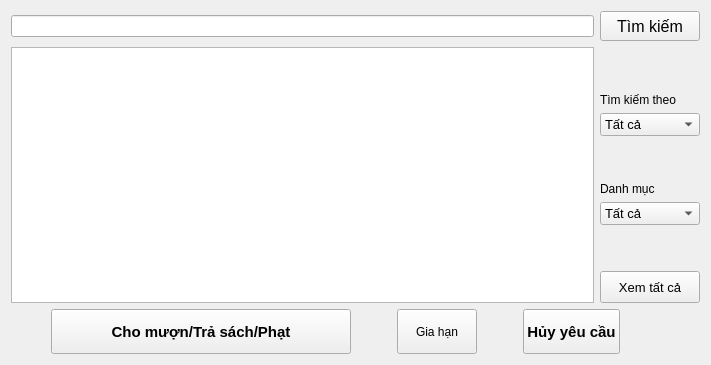
       <widget class="QWidget" name="tab_2">
        <attribute name="icon">
         <iconset resource="res.qrc">
          <normaloff>:/images/bookBorrow.png</normaloff>:/images/bookBorrow.png</iconset>
        </attribute>
        <attribute name="title">
         <string>Yêu cầu</string>
        </attribute>
        <layout class="QVBoxLayout" name="verticalLayout_6">
         <item>
          <layout class="QVBoxLayout" name="verticalLayout_4">
           <item>
            <layout class="QGridLayout" name="gridLayout_2">
             <item row="1" column="1">
              <spacer name="verticalSpacer_6">
               <property name="orientation">
                <enum>Qt::Vertical</enum>
               </property>
               <property name="sizeHint" stdset="0">
                <size>
                 <width>20</width>
                 <height>40</height>
                </size>
               </property>
              </spacer>
             </item>
             <item row="7" column="1">
              <spacer name="verticalSpacer_5">
               <property name="orientation">
                <enum>Qt::Vertical</enum>
               </property>
               <property name="sizeHint" stdset="0">
                <size>
                 <width>20</width>
                 <height>40</height>
                </size>
               </property>
              </spacer>
             </item>
             <item row="0" column="1">
              <widget class="QPushButton" name="searchRequestButton">
               <property name="minimumSize">
                <size>
                 <width>0</width>
                 <height>30</height>
                </size>
               </property>
               <property name="font">
                <font>
                 <pointsize>12</pointsize>
                 <weight>50</weight>
                 <bold>false</bold>
                </font>
               </property>
               <property name="text">
                <string>Tìm kiếm</string>
               </property>
               <property name="icon">
                <iconset resource="res.qrc">
                 <normaloff>:/images/search.png</normaloff>:/images/search.png</iconset>
               </property>
              </widget>
             </item>
             <item row="5" column="1">
              <widget class="QLabel" name="label_8">
               <property name="font">
                <font>
                 <pointsize>9</pointsize>
                 <weight>50</weight>
                 <bold>false</bold>
                </font>
               </property>
               <property name="text">
                <string>Danh mục</string>
               </property>
              </widget>
             </item>
             <item row="6" column="1">
              <widget class="QComboBox" name="typeRequestComboBox">
               <property name="font">
                <font>
                 <pointsize>10</pointsize>
                 <weight>50</weight>
                 <bold>false</bold>
                </font>
               </property>
               <item>
                <property name="text">
                 <string>Tất cả</string>
                </property>
               </item>
               <item>
                <property name="text">
                 <string>Giỏ sách</string>
                </property>
               </item>
               <item>
                <property name="text">
                 <string>Chờ mượn</string>
                </property>
               </item>
               <item>
                <property name="text">
                 <string>Đang mượn</string>
                </property>
               </item>
               <item>
                <property name="text">
                 <string>Quá hạn</string>
                </property>
               </item>
               <item>
                <property name="text">
                 <string>Đã mượn</string>
                </property>
               </item>
               <item>
                <property name="text">
                 <string>Đã phạt</string>
                </property>
               </item>
              </widget>
             </item>
             <item row="0" column="0">
              <widget class="QLineEdit" name="searchRequestBox">
               <property name="text">
                <string/>
               </property>
              </widget>
             </item>
             <item row="2" column="1">
              <widget class="QLabel" name="label_2">
               <property name="font">
                <font>
                 <pointsize>9</pointsize>
                 <weight>50</weight>
                 <bold>false</bold>
                </font>
               </property>
               <property name="text">
                <string>Tìm kiếm theo</string>
               </property>
              </widget>
             </item>
             <item row="3" column="1">
              <widget class="QComboBox" name="searchRequestComboBox">
               <property name="font">
                <font>
                 <pointsize>10</pointsize>
                 <weight>50</weight>
                 <bold>false</bold>
                </font>
               </property>
               <item>
                <property name="text">
                 <string>Tất cả</string>
                </property>
               </item>
               <item>
                <property name="text">
                 <string>userName</string>
                </property>
               </item>
               <item>
                <property name="text">
                 <string>Họ Tên</string>
                </property>
               </item>
               <item>
                <property name="text">
                 <string>CMND</string>
                </property>
               </item>
               <item>
                <property name="text">
                 <string>MSSV</string>
                </property>
               </item>
               <item>
                <property name="text">
                 <string>Mã sách</string>
                </property>
               </item>
               <item>
                <property name="text">
                 <string>Tên sách</string>
                </property>
               </item>
               <item>
                <property name="text">
                 <string>Yêu cầu</string>
                </property>
               </item>
               <item>
                <property name="text">
                 <string>Mượn</string>
                </property>
               </item>
               <item>
                <property name="text">
                 <string>Hết hạn</string>
                </property>
               </item>
               <item>
                <property name="text">
                 <string>Trả</string>
                </property>
               </item>
               <item>
                <property name="text">
                 <string>Chú thích</string>
                </property>
               </item>
              </widget>
             </item>
             <item row="8" column="1">
              <widget class="QPushButton" name="viewAllRequestButton">
               <property name="minimumSize">
                <size>
                 <width>0</width>
                 <height>32</height>
                </size>
               </property>
               <property name="font">
                <font>
                 <pointsize>10</pointsize>
                 <weight>50</weight>
                 <bold>false</bold>
                </font>
               </property>
               <property name="text">
                <string>Xem tất cả</string>
               </property>
              </widget>
             </item>
             <item row="4" column="1">
              <spacer name="verticalSpacer_8">
               <property name="orientation">
                <enum>Qt::Vertical</enum>
               </property>
               <property name="sizeHint" stdset="0">
                <size>
                 <width>20</width>
                 <height>40</height>
                </size>
               </property>
              </spacer>
             </item>
             <item row="1" column="0" rowspan="8">
              <widget class="QTableView" name="requestTableView"/>
             </item>
            </layout>
           </item>
           <item>
            <layout class="QHBoxLayout" name="horizontalLayout_3">
             <item>
              <spacer name="horizontalSpacer_6">
               <property name="orientation">
                <enum>Qt::Horizontal</enum>
               </property>
               <property name="sizeHint" stdset="0">
                <size>
                 <width>40</width>
                 <height>20</height>
                </size>
               </property>
              </spacer>
             </item>
             <item>
              <widget class="QPushButton" name="button">
               <property name="sizePolicy">
                <sizepolicy hsizetype="Expanding" vsizetype="Fixed">
                 <horstretch>0</horstretch>
                 <verstretch>0</verstretch>
                </sizepolicy>
               </property>
               <property name="minimumSize">
                <size>
                 <width>300</width>
                 <height>45</height>
                </size>
               </property>
               <property name="maximumSize">
                <size>
                 <width>16777215</width>
                 <height>45</height>
                </size>
               </property>
               <property name="font">
                <font>
                 <pointsize>11</pointsize>
                 <weight>75</weight>
                 <bold>true</bold>
                </font>
               </property>
               <property name="text">
                <string>Cho mượn/Trả sách/Phạt</string>
               </property>
               <property name="icon">
                <iconset resource="res.qrc">
                 <normaloff>:/images/returnBook.png</normaloff>:/images/returnBook.png</iconset>
               </property>
               <property name="iconSize">
                <size>
                 <width>32</width>
                 <height>32</height>
                </size>
               </property>
              </widget>
             </item>
             <item>
              <spacer name="horizontalSpacer_21">
               <property name="orientation">
                <enum>Qt::Horizontal</enum>
               </property>
               <property name="sizeHint" stdset="0">
                <size>
                 <width>40</width>
                 <height>20</height>
                </size>
               </property>
              </spacer>
             </item>
             <item>
              <widget class="QPushButton" name="extendButton">
               <property name="sizePolicy">
                <sizepolicy hsizetype="Expanding" vsizetype="Fixed">
                 <horstretch>0</horstretch>
                 <verstretch>0</verstretch>
                </sizepolicy>
               </property>
               <property name="minimumSize">
                <size>
                 <width>0</width>
                 <height>45</height>
                </size>
               </property>
               <property name="text">
                <string>Gia hạn</string>
               </property>
               <property name="icon">
                <iconset resource="res.qrc">
                 <normaloff>:/images/extern.png</normaloff>:/images/extern.png</iconset>
               </property>
               <property name="iconSize">
                <size>
                 <width>32</width>
                 <height>32</height>
                </size>
               </property>
              </widget>
             </item>
             <item>
              <spacer name="horizontalSpacer_7">
               <property name="orientation">
                <enum>Qt::Horizontal</enum>
               </property>
               <property name="sizeHint" stdset="0">
                <size>
                 <width>40</width>
                 <height>20</height>
                </size>
               </property>
              </spacer>
             </item>
             <item>
              <widget class="QPushButton" name="deleteButton">
               <property name="sizePolicy">
                <sizepolicy hsizetype="Expanding" vsizetype="Fixed">
                 <horstretch>0</horstretch>
                 <verstretch>0</verstretch>
                </sizepolicy>
               </property>
               <property name="minimumSize">
                <size>
                 <width>0</width>
                 <height>45</height>
                </size>
               </property>
               <property name="maximumSize">
                <size>
                 <width>16777215</width>
                 <height>45</height>
                </size>
               </property>
               <property name="font">
                <font>
                 <pointsize>11</pointsize>
                 <weight>75</weight>
                 <bold>true</bold>
                </font>
               </property>
               <property name="text">
                <string>Hủy yêu cầu</string>
               </property>
               <property name="icon">
                <iconset resource="res.qrc">
                 <normaloff>:/images/deleteRecord.png</normaloff>:/images/deleteRecord.png</iconset>
               </property>
               <property name="iconSize">
                <size>
                 <width>36</width>
                 <height>36</height>
                </size>
               </property>
              </widget>
             </item>
             <item>
              <spacer name="horizontalSpacer_8">
               <property name="orientation">
                <enum>Qt::Horizontal</enum>
               </property>
               <property name="sizeHint" stdset="0">
                <size>
                 <width>40</width>
                 <height>20</height>
                </size>
               </property>
              </spacer>
             </item>
             <item>
              <spacer name="horizontalSpacer_9">
               <property name="orientation">
                <enum>Qt::Horizontal</enum>
               </property>
               <property name="sizeHint" stdset="0">
                <size>
                 <width>40</width>
                 <height>20</height>
                </size>
               </property>
              </spacer>
             </item>
            </layout>
           </item>
          </layout>
         </item>
        </layout>
       </widget>
